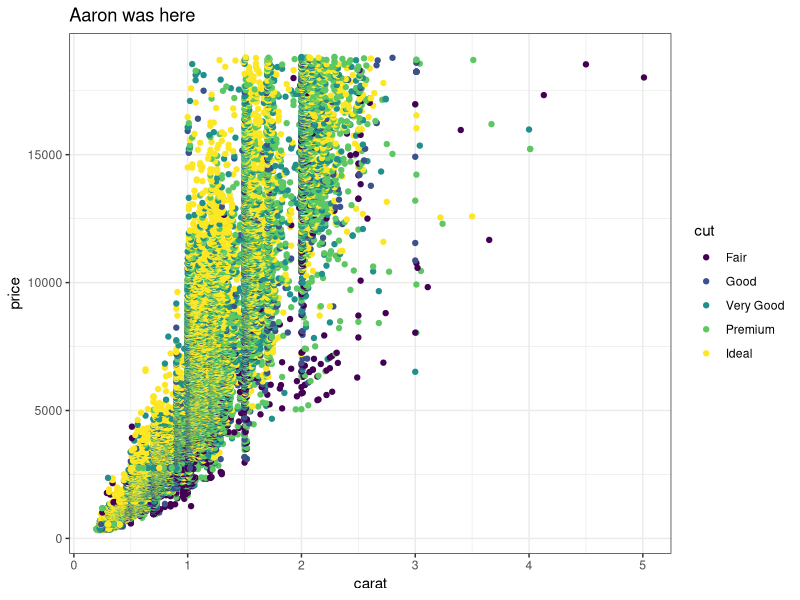
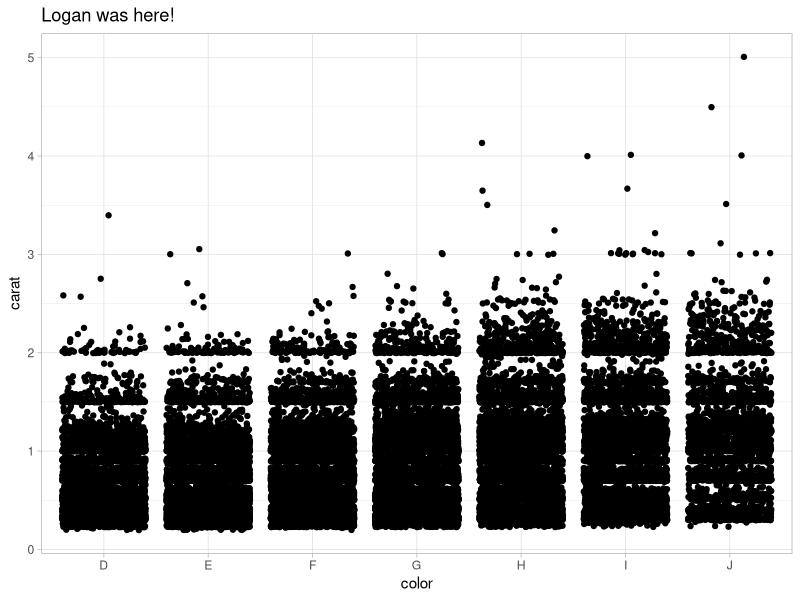
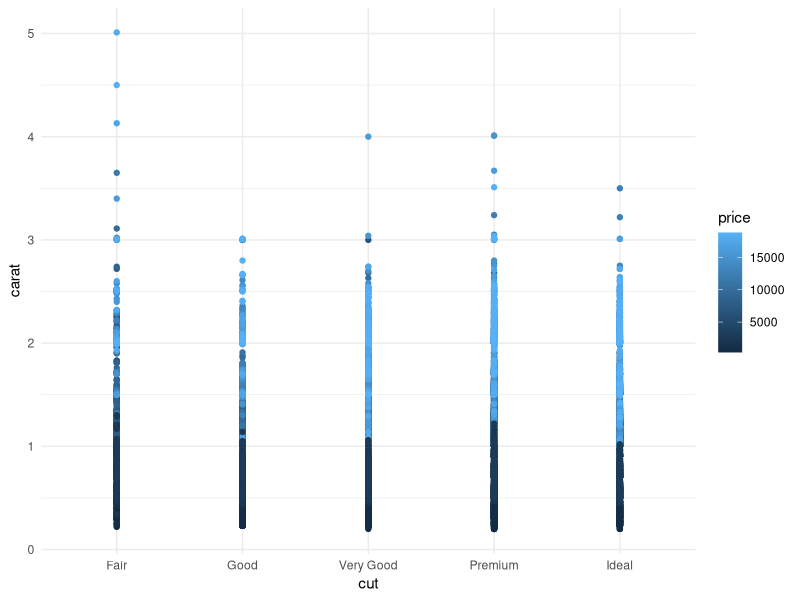

Source code (R) for these figures, in order:
## ---- chunk 1
knitr::opts_chunk$set(echo = TRUE)
library(tidyverse)
## ---- chunk 2
# Partner 1: 
# Run the code below to see the original graph
# Change the code below to make the point color change based on 'cut', and update the theme to theme_bw(). Update the title to include your first name. 

ggplot(data = diamonds, aes(x = carat, y = price)) +
  geom_point(aes(colour = cut)) +
  theme_bw() +
  labs(title = "Aaron was here")
## ---- chunk 3
# Partner 2: 
# Run the code below to see the original graph
# Change the code below to make the geom a geom_jitter, and update the theme to theme_light. Update the title to include your first name. 

ggplot(data = diamonds, aes(x = color, y = carat)) +
  geom_jitter() +
  theme_light() +
  labs(title = "Logan was here!")
## ---- chunk 4
ggplot(data = diamonds, aes(x = cut, y = carat)) +
  geom_point(aes(colour = price)) +
  theme_minimal()
## ---- chunk 5
